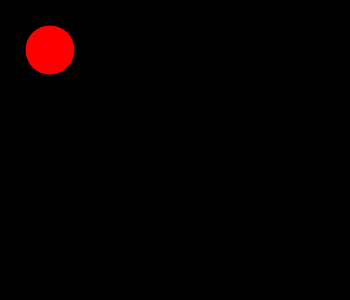
Frame 1 (no input)
Frame 60 (no input): identical to frame 1, image omitted
Frame 120 (the mouse pressed at the canvas centre since frame 60): identical to frame 1, image omitted

The p5.js sketch that drew this single still picture (run headless with seeded random() and noise() and a simulated clock; from frame 60 on, the mouse is pressed at the canvas centre):

// p5.js sketch
// ── sketch.js
let s,slider,playb,paused=1;


function setup(){
    createCanvas(350, 300)
    slider=createSlider(0, 100, 0, 1)
    s=new Sun(50,50,50,50);  
    playb=createButton('play')
    playb.mousePressed(()=>{
        if(paused==0){
            playb.elt.textContent='play'
            paused=1 
        }
        else{
            playb.elt.textContent='pause'
            paused=0
            if(slider.value()==100){
                s.reset()
                slider.value(0)
            }
        }
    });
}


function draw(){
    background('black')
    if(slider.value()==100){
        playb.elt.textContent='play'
        paused=1
    }
        if(!paused){
            slider.value(slider.value()+1);
            s.update();
        }else{ 
            s.update();
        }
    
    s.show();
}


class Sun{

    constructor(x,y,h,w){
        this.x=x;
        this.y=y;
        this.w=w;
        this.h=h;
        this.vx=2;
        this.vy=2;
        this.expand=1;
        this.frame=0;
        this.originalval=[x,y,h,w];
    }

    show(){
        fill('red')
        ellipse(this.x,this.y , this.w,this.h);
    }

    reset(){
        this.x=this.originalval[0];
        this.y=this.originalval[1];
        this.w=this.originalval[2];
        this.h=this.originalval[3];
        this.frame=0;
    }

    update(){
        let a=slider.value();
        if(this.frame<a){
            this.x+=this.vx
            this.y+=this.vy
            this.w+=this.expand
            this.h+=this.expand
            this.frame++;
        }
        if(this.frame>a){
            this.x-=this.vx
            this.y-=this.vy
            this.w-=this.expand
            this.h-=this.expand
            this.frame--;
        }
    }

}
